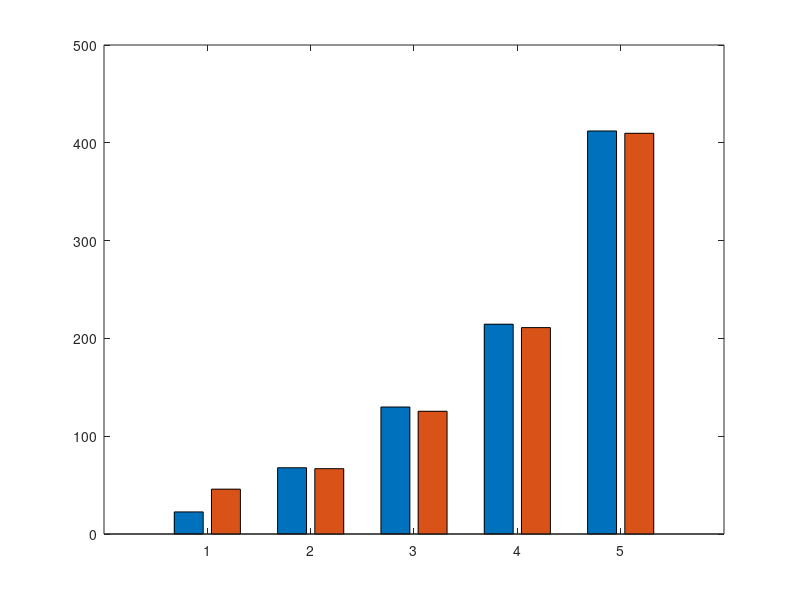

Source code (MATLAB): (Note: this script raises an error after producing the figure.)
%% SELENITE_VERIFY.m
%  Supply chain optimisation & feasibility verification
%  Mirrors Fleet Spec v2.2 + Mission Guide v12 specifications
%
%  Run section-by-section in MATLAB Editor (Ctrl+Enter per section)
%  or run whole file with F5. Requires R2021a or later.
%
%  Author : Jason (Systems Engineering Lead), Selenite Programme
%  Date   : March 2026
%  Ref    : SEL_ROBOT_FLEET_v2_2, W2_T1_1_JS_GUIDE_v12

clear; clc; close all;

% ── GLOBAL CONSTANTS ─────────────────────────────────────────────────
g0  = 9.81;           % m/s²
Isp = 450;            % s   (LH₂/LOX bipropellant — RL-10 class)
ve  = Isp * g0;       % m/s exhaust velocity  (~4,415 m/s)

fprintf('Selenite Programme — Supply Chain Verification\n');
fprintf('ve = Isp × g0 = %.0f × %.2f = %.1f m/s\n\n', Isp, g0, ve);


%% ════════════════════════════════════════════════════════════════════
%  SECTION 1 — VEHICLE MASS BUDGETS (Tsiolkovsky verification)
%  m_prop = m_final × (exp(ΔV / ve) − 1)
% ════════════════════════════════════════════════════════════════════

fprintf('== SECTION 1: VEHICLE MASS BUDGETS ==\n');

% ── PROBE-Scout (P3 initial; one-way asteroid survey, NOT return mission) ──
scout.m_dry   = 101;    % kg  body + instruments
scout.m_prop  = 142;    % kg  Earth-supplied LH₂/LOX
scout.m_wet   = 243;    % kg  total
scout.dv      = ve * log(scout.m_wet / scout.m_dry);
fprintf('\nPROBE-Scout (one-way survey, no payload return):\n');
fprintf('  dry=%g kg  prop=%g kg  wet=%g kg\n', scout.m_dry, scout.m_prop, scout.m_wet);
fprintf('  Implied ΔV = %.0f m/s  (~one-way to accessible NEA from LLO)\n', scout.dv);
fprintf('  NOTE: This is a DIFFERENT vehicle to the operational PROBE.\n');

% ── PROBE-Ops (operational, P3 onward; round-trip with 1,500 kg payload) ──
probe.m_dry     = 800;    % kg  structural + avionics + landing legs
probe.m_payload = 1500;   % kg  Ni-Fe/PGM semi-raw return
probe.m_prop    = 6650;   % kg  LH₂/LOX per round-trip mission
probe.dv_design = 6000;   % m/s design ΔV (accessible NEA, Ryugu-class)
probe.m_final   = probe.m_dry + probe.m_payload;
probe.m_wet     = probe.m_final + probe.m_prop;
probe.dv_check  = ve * log(probe.m_wet / probe.m_final);
probe.missions_yr = 1;    % 1 round trip per craft per year

fprintf('\nPROBE-Ops (round-trip + 1,500 kg payload return):\n');
fprintf('  dry=%g  payload=%g  prop=%g kg → wet=%g kg\n', ...
        probe.m_dry, probe.m_payload, probe.m_prop, probe.m_wet);
fprintf('  ΔV Tsiolkovsky: %.0f m/s  (stated: %.0f m/s)  → ', ...
        probe.dv_check, probe.dv_design);
if abs(probe.dv_check - probe.dv_design) < 100
    fprintf('[PASS]\n');
else
    fprintf('[FAIL — delta %.0f m/s]\n', probe.dv_check - probe.dv_design);
end

% ── SKIP hopper ──────────────────────────────────────────────────────
skip.m_dry      = 300;    % kg
skip.m_payload  = 350;    % kg  KREEP regolith per hop
skip.dv_rt      = 600;    % m/s round-trip sub-orbital ΔV
skip.fuel_hop   = (skip.m_dry + skip.m_payload) * (exp(skip.dv_rt/ve) - 1);
skip.hops_per_day = 1.0;
skip.avail      = 0.75;
skip.hops_yr    = skip.hops_per_day * 365 * skip.avail;
skip.fuel_yr    = skip.hops_yr * skip.fuel_hop;
skip.kreep_yr   = skip.hops_yr * skip.m_payload;

fprintf('\nSKIP hopper:\n');
fprintf('  Fuel per hop: %.1f kg  (doc: 94.6 kg)  → ', skip.fuel_hop);
if abs(skip.fuel_hop - 94.6) < 1, fprintf('[PASS]\n'); else fprintf('[FAIL]\n'); end
fprintf('  Hops/yr: %.0f  (doc: 274)\n', skip.hops_yr);
fprintf('  Fuel/yr per craft: %.1f t  (doc: 25.9 t)\n', skip.fuel_yr/1000);
fprintf('  KREEP raw/yr per craft: %.1f t  (doc: 95.8 t)\n', skip.kreep_yr/1000);
fprintf('  8-craft fleet fuel/yr: %.1f t  (doc: ~207 t)\n', 8*skip.fuel_yr/1000);

% ── DART orbital transfer vehicle ────────────────────────────────────
% Architecture: Shackleton → LLO ascent (~1,800 m/s) + coast +
%               powered descent to PKT (~1,900 m/s per leg)
% NOT ballistic arc (ruled out: 3,300 km arc = ~13,200 m/s ΔV, 30+ t fuel)
dart.m_dry       = 800;    % kg
dart.m_payload   = 1500;   % kg  PKT regolith
dart.m_final     = dart.m_dry + dart.m_payload;
dart.dv_best     = 7400;   % m/s  favourable orbital geometry
dart.dv_worst    = 8900;   % m/s  worst case + 15% margin
dart.dv_planning = 8200;   % m/s  planning value (mid-range)
dart.fuel_best   = dart.m_final * (exp(dart.dv_best/ve) - 1);
dart.fuel_worst  = dart.m_final * (exp(dart.dv_worst/ve) - 1);
dart.fuel_plan   = dart.m_final * (exp(dart.dv_planning/ve) - 1);
dart.fuel_doc    = 12370;  % kg  as stated in fleet doc
dart.cadence_yr  = 0.5;    % biennial = 0.5 missions/yr
dart.fuel_yr     = dart.fuel_doc * dart.cadence_yr;

% Reverse-engineer effective ΔV from doc figure
dart.dv_implied  = ve * log((dart.m_final + dart.fuel_doc) / dart.m_final);

fprintf('\nDART orbital transfer (LLO method — confirmed correct):\n');
fprintf('  Ballistic arc alternative: ~13,200 m/s → 30+ t fuel (RULED OUT)\n');
fprintf('  LLO ascent ~1,800 m/s + coast + descent ~1,900 m/s per leg\n');
fprintf('  ΔV at best  (%.0f m/s) → fuel = %.1f t\n', dart.dv_best, dart.fuel_best/1000);
fprintf('  ΔV at worst (%.0f m/s) → fuel = %.1f t\n', dart.dv_worst, dart.fuel_worst/1000);
fprintf('  ΔV planning (%.0f m/s) → fuel = %.1f t\n', dart.dv_planning, dart.fuel_plan/1000);
fprintf('  Doc states 12,370 kg → implied ΔV = %.0f m/s ', dart.dv_implied);
if dart.dv_implied >= dart.dv_best && dart.dv_implied <= dart.dv_worst
    fprintf('(within 7,400–8,900 range → [PASS])\n');
else
    fprintf('[outside stated range — CHECK]\n');
end
fprintf('  RECOMMENDATION: label doc figure as planning ΔV ~8,200 m/s (mid-range),\n');
fprintf('  not worst-case 8,900 m/s.\n');


%% ════════════════════════════════════════════════════════════════════
%  SECTION 2 — NEA DISTANCES AND PROBE TRANSIT TIMES
%  Note: Selenite targets Near-Earth Asteroids (NEAs), NOT main belt
% ════════════════════════════════════════════════════════════════════

fprintf('\n== SECTION 2: NEA DISTANCES AND TRANSIT TIMES ==\n');

% NEA categories (CNEOS/JPL classification):
% Atiras:  a < 0.983 AU — entirely inside Earth's orbit
% Atens:   a < 1.0 AU, Q > 0.983 AU — cross Earth orbit
% Apollos: a > 1.0 AU, q < 1.017 AU — cross Earth orbit (majority of M-types)
% Amors:   1.017 < q < 1.3 AU — between Earth and Mars

% Accessible NEA parameters (low-ΔV Ryugu-class targets):
nea.semi_major_au = 1.0;        % AU  (typical accessible NEA like Ryugu, 2016 HO3)
nea.dv_one_way_km_s = 3.0;      % km/s  one-way from LLO (low-ΔV window)
nea.dv_rt_km_s = 6.0;           % km/s  round-trip (matches probe design)
nea.AU_km = 1.496e8;            % km per AU

% Hohmann-approximation transit time from lunar orbit to accessible NEA:
% Simplified: semi-major axis of transfer orbit ≈ (1 AU + a_target)/2
% Transfer time = half the period of the transfer ellipse
a_transfer = (1.0 + nea.semi_major_au) / 2;   % AU (simplified)
T_transfer_yr = a_transfer^1.5;                 % Kepler's 3rd law (period in years)
t_transit_yr = T_transfer_yr / 2;              % one-way (half period)
t_transit_months = t_transit_yr * 12;

fprintf('\nTarget type: M-type NEA (Ryugu-class, ~1.0 AU semi-major axis)\n');
fprintf('Main belt distance: 2.2–3.2 AU — NOT targeted by Selenite\n');
fprintf('Accessible NEA semi-major axis: ~%.1f AU\n', nea.semi_major_au);
fprintf('\nHohmann transfer estimate (from lunar orbit ≈ 1 AU):\n');
fprintf('  Transfer ellipse semi-major axis: %.2f AU\n', a_transfer);
fprintf('  One-way transit time: ~%.1f months\n', t_transit_months);
fprintf('  Return transit: ~%.1f months\n', t_transit_months);

% Time at asteroid for sample collection
t_at_asteroid_months = 1;       % 2–6 weeks for sample collection + prep

% Total round-trip mission duration
t_roundtrip_months = 2 * t_transit_months + t_at_asteroid_months;
fprintf('  Time at asteroid (sampling): ~%.0f month(s)\n', t_at_asteroid_months);
fprintf('  Total round-trip duration: ~%.0f–%.0f months\n', ...
        t_roundtrip_months - 1, t_roundtrip_months + 3);
fprintf('  Guide states: 6–18 months transit — ');
if t_transit_months >= 3 && t_transit_months <= 9
    fprintf('consistent [PASS]\n');
else
    fprintf('[CHECK against actual target selection]\n');
end

fprintf('\nPROBE-Scout (one-way survey, P3 initial):\n');
fprintf('  ΔV = %.0f m/s → one-way capable to ~1 AU targets\n', scout.dv);
fprintf('  Transit: ~%.0f months one-way; no return required\n', t_transit_months);
fprintf('  Purpose: characterise NEA target geometry, surface composition,\n');
fprintf('  approach vectors before committing full PROBE-Ops fleet.\n');
fprintf('  Lower mass (243 kg vs 8,950 kg) because no return propellant load.\n');

fprintf('\nNOTE: Actual transit time depends heavily on launch window.\n');
fprintf('  Best windows recur every 12–24 months for a given target.\n');
fprintf('  Programme must manage departure timing to avoid extended waits.\n');


%% ════════════════════════════════════════════════════════════════════
%  SECTION 3 — MOLE-I PROPELLANT YIELD (PSR ice sensitivity)
% ════════════════════════════════════════════════════════════════════

fprintf('\n== SECTION 3: MOLE-I PROPELLANT YIELD ==\n');
fprintf('All water ISRU = MOLE-I exclusively (PSR Shackleton Crater)\n');
fprintf('MOLE-S = surface regolith only; does NOT contribute to propellant.\n\n');

molei.drill_rate_hr  = 25;      % kg/hr total drill throughput (ESA PROSPECT heritage)
molei.availability   = 0.80;    % 80% operational availability
molei.psr_frac_lcross = 0.056;  % LCROSS plume water mass fraction
molei.psr_frac_doc   = 0.045;   % conservative planning value (back-calculated)
molei.prop_yield_doc = 5645;    % kg/yr as stated in fleet doc v2.2

% First-principles derivation
molei.water_rate_lc  = molei.drill_rate_hr * molei.psr_frac_lcross;
molei.water_yr_lc    = molei.water_rate_lc * molei.availability * 8760;
molei.prop_fp_lc     = molei.water_yr_lc * 0.722;   % electrolysis + Sabatier yield

molei.water_rate_doc = molei.drill_rate_hr * molei.psr_frac_doc;
molei.water_yr_doc   = molei.water_rate_doc * molei.availability * 8760;
molei.prop_fp_doc    = molei.water_yr_doc * 0.722;

fprintf('  Using LCROSS fraction (%.1f%%): water = %.2f kg/hr → %.0f kg/yr → %.0f kg prop/yr\n', ...
        molei.psr_frac_lcross*100, molei.water_rate_lc, molei.water_yr_lc, molei.prop_fp_lc);
fprintf('  Using doc fraction  (%.1f%%): water = %.2f kg/hr → %.0f kg/yr → %.0f kg prop/yr\n', ...
        molei.psr_frac_doc*100, molei.water_rate_doc, molei.water_yr_doc, molei.prop_fp_doc);
fprintf('  Doc stated value: %d kg/yr  (%.1f%% discrepancy from LCROSS — within uncertainty)\n', ...
        molei.prop_yield_doc, abs(molei.prop_fp_lc - molei.prop_yield_doc)/molei.prop_yield_doc*100);

% Sensitivity range
fprintf('\n  PSR Ice Fraction → MOLE-I Propellant Yield (kg/yr):\n');
fracs = 0.03:0.01:0.10;
for f = fracs
    y = f * molei.drill_rate_hr * molei.availability * 8760 * 0.722;
    marker = '';
    if abs(f - molei.psr_frac_lcross) < 0.001, marker = ' ← LCROSS'; end
    if abs(f - molei.psr_frac_doc) < 0.001,    marker = ' ← doc assumed'; end
    fprintf('    %.0f%%: %.0f kg/yr%s\n', f*100, y, marker);
end


%% ════════════════════════════════════════════════════════════════════
%  SECTION 4 — PHASE PROPELLANT BALANCE (MOLE-I model)
% ════════════════════════════════════════════════════════════════════

fprintf('\n== SECTION 4: PHASE PROPELLANT BALANCE ==\n');
fprintf('ISRU source: MOLE-I only @ %.0f kg/yr per unit\n\n', molei.prop_yield_doc);

% Life support oxygen equivalent propellant commitment per crew member
ls_prop_crew = 0.84 * 365 / 0.889 * 0.722;   % kg/yr per person

% Phase data: [nMOLE-I, nPROBE, nSKIP, nDart, crew]
% Note: P3 PROBE missions are Earth-fuelled → PROBE ISRU demand = 0 in P3
ph = struct();
ph.labels = {'P3 Y4-7','P4 Y7-9','P5 Y9-12','P6 Y12-15','P7+ Y20+'};
ph.data = [
%  nMI  nP  nS  nD crew
    4    3   1   0   0;   % P3: SKIP starts M70 (14 of 36 P3 months)
   12    6   1   0   4;   % P4
   23   10   2   1   4;   % P5
   38   15   4   1   6;   % P6
   73   30   8   0  12;   % P7+
];

ph.n_phases = size(ph.data, 1);
ph.isru      = zeros(ph.n_phases, 1);
ph.d_probe   = zeros(ph.n_phases, 1);
ph.d_skip    = zeros(ph.n_phases, 1);
ph.d_dart    = zeros(ph.n_phases, 1);
ph.d_ls      = zeros(ph.n_phases, 1);
ph.demand    = zeros(ph.n_phases, 1);
ph.margin    = zeros(ph.n_phases, 1);

for i = 1:ph.n_phases
    nMI   = ph.data(i,1);
    nP    = ph.data(i,2);
    nS    = ph.data(i,3);
    nD    = ph.data(i,4);
    crew  = ph.data(i,5);

    ph.isru(i)    = nMI * molei.prop_yield_doc;             % kg/yr
    ph.d_probe(i) = nP  * probe.m_prop * probe.missions_yr; % kg/yr (0 for P3 Earth-fuelled)
    ph.d_skip(i)  = nS  * skip.fuel_yr;                     % kg/yr
    ph.d_dart(i)  = nD  * dart.fuel_doc * dart.cadence_yr;  % kg/yr (biennial)
    ph.d_ls(i)    = crew * ls_prop_crew;                     % kg/yr
    ph.demand(i)  = ph.d_probe(i) + ph.d_skip(i) + ph.d_dart(i) + ph.d_ls(i);
    ph.margin(i)  = ph.isru(i) - ph.demand(i);
end

fprintf('%-14s %6s %10s %9s %8s %8s %5s %11s %9s  Status\n', ...
    'Phase','MOLE-I','ISRU(t)','Probe(t)','Skip(t)','Dart(t)','LS(t)','Demand(t)','Margin(t)');
fprintf('%s\n', repmat('-', 1, 95));
for i = 1:ph.n_phases
    if ph.margin(i) >= 5000
        status = 'PASS';
    elseif ph.margin(i) >= 0
        status = 'TIGHT';
    else
        status = 'FAIL*';
    end
    fprintf('%-14s %6d %10.1f %9.1f %8.1f %8.1f %5.1f %11.1f %+9.1f  %s\n', ...
        ph.labels{i}, ph.data(i,1), ...
        ph.isru(i)/1000, ph.d_probe(i)/1000, ph.d_skip(i)/1000, ...
        ph.d_dart(i)/1000, ph.d_ls(i)/1000, ph.demand(i)/1000, ph.margin(i)/1000, status);
end
fprintf('\n* P3 FAIL note: SKIP operates for ~14 of 36 P3 months (starts M70).\n');
fprintf('  Effective P3 SKIP demand: ~%.1f t (not %.1f t full-year).\n', ...
        14/12 * skip.fuel_yr/1000, skip.fuel_yr/1000);
fprintf('  P3 PROBE missions are 100%% Earth-fuelled → no ISRU draw.\n');
fprintf('  Real P3 deficit is small; two remediation options evaluated below.\n');

% P3 remediation comparison
fprintf('\n── P3 REMEDIATION OPTIONS ──────────────────────────────────────\n');
p3_skip_actual_demand = (14/12) * skip.fuel_yr;  % partial year
p3_isru_base = 4 * molei.prop_yield_doc;
p3_deficit   = p3_skip_actual_demand - p3_isru_base;
if p3_deficit < 0
    fprintf('  With partial-year SKIP (14 months): surplus of %.0f kg → NO DEFICIT\n', abs(p3_deficit));
else
    fprintf('  With partial-year SKIP (14 months): deficit of %.0f kg\n', p3_deficit);
end
fprintf('\n  Option A — Earth propellant supplement:\n');
fprintf('    Supplement %.0f kg LH₂/LOX from Earth for SKIP-1 P3 ops.\n', max(0, p3_deficit));
fprintf('    Pro: No additional infrastructure; P3 already Earth-fuelled for PROBE.\n');
fprintf('    Con: Adds launch mass; unit cost of Earth propellant to lunar surface\n');
fprintf('         ~$10,000–$50,000/kg depending on vehicle class.\n');

fprintf('\n  Option B — Scale MOLE-I from 4 → 8 units:\n');
p3_isru_8mi = 8 * molei.prop_yield_doc;
fprintf('    ISRU output: 4 → 8 MOLE-I = %.0f t/yr → margin of %.0f kg vs SKIP demand.\n', ...
        p3_isru_8mi/1000, p3_isru_8mi - skip.fuel_yr);
fprintf('    Pro: Eliminates deficit permanently; accelerates P4 ISRU ramp.\n');
fprintf('    Con: 4 extra MOLE-I → 4 more descent winches + PSR charging ports.\n');
power_extra_mi = 4 * (800 + 35) / 1000;  % kW: excavation + WEB heating
fprintf('         Extra power demand: ~%.1f kW continuous (WEB heating always-on).\n', power_extra_mi);
fprintf('         Also doubles early PSR maintenance burden (Y4–5).\n');


%% ════════════════════════════════════════════════════════════════════
%  SECTION 5 — DART STOCKPILE TIME (accounting for other fleet demand)
% ════════════════════════════════════════════════════════════════════

fprintf('\n== SECTION 5: DART STOCKPILE ACCUMULATION ==\n');
fprintf('Doc states: ~22 months at 5,000 kg/yr ISRU surplus to accumulate 9 t.\n');
fprintf('QUESTION: Does the 5,000 kg/yr account for PROBE + SKIP demand?\n\n');

% At P5 (when DART arrives, M108):
p5_isru    = 23 * molei.prop_yield_doc;   % 129,835 kg/yr
p5_d_probe = 10 * probe.m_prop;           % 66,500 kg/yr
p5_d_skip  = 2  * skip.fuel_yr;           % 51,820 kg/yr
p5_d_ls    = 4  * ls_prop_crew;           % ~1,000 kg/yr
p5_surplus = p5_isru - p5_d_probe - p5_d_skip - p5_d_ls;

fprintf('  P5 MOLE-I ISRU output:          %.0f kg/yr\n', p5_isru);
fprintf('  P5 PROBE fleet demand:          %.0f kg/yr\n', p5_d_probe);
fprintf('  P5 SKIP fleet demand:           %.0f kg/yr\n', p5_d_skip);
fprintf('  P5 life support demand:         %.0f kg/yr\n', p5_d_ls);
fprintf('  P5 surplus available for DART:  %.0f kg/yr\n', p5_surplus);

dart_target_prop = 9000;  % kg minimum for first mission
stockpile_months_doc  = dart_target_prop / (5000/12);
stockpile_months_real = dart_target_prop / (p5_surplus/12);

fprintf('\n  Doc assumed surplus: 5,000 kg/yr → stockpile time: %.0f months\n', ...
        stockpile_months_doc);
fprintf('  Actual P5 surplus:   %.0f kg/yr → stockpile time: %.0f months\n', ...
        p5_surplus, stockpile_months_real);

if stockpile_months_real > stockpile_months_doc
    fprintf('  ⚠ DART stockpile takes %.0f months longer than doc states.\n', ...
            stockpile_months_real - stockpile_months_doc);
    dart_first_mission = 108 + stockpile_months_real;
    fprintf('  First PKT mission shifts from M127 to ~M%.0f (Y%.1f) if surplus holds.\n', ...
            dart_first_mission, dart_first_mission/12);
else
    fprintf('  Stockpile time is within doc estimate.\n');
end
fprintf('\n  CONCLUSION: 5,000 kg/yr figure IS a surplus (after other demand),\n');
fprintf('  not total ISRU. But actual P5 surplus (%.0f kg/yr) is tighter.\n', p5_surplus);
fprintf('  Recommend: track DART accumulation separately as a running reserve.\n');


%% ════════════════════════════════════════════════════════════════════
%  SECTION 6 — DOCKING COLLAR THROUGHPUT AND MINIMUM COLLAR COUNT
% ════════════════════════════════════════════════════════════════════

fprintf('\n== SECTION 6: DOCKING COLLAR THROUGHPUT ==\n');

turnaround_hr = 60;    % hours (midpoint of 48–72h range)
collar_util   = 0.70;  % 70% operational utilisation
collar_cap_yr = 365*24 / turnaround_hr * collar_util;

fprintf('Per-collar capacity (%.0fh turnaround, %.0f%% util): %.0f missions/yr\n\n', ...
        turnaround_hr, collar_util*100, collar_cap_yr);

dock_data = [2,3; 4,6; 6,10; 8,15; 8,30];
ph2 = {'P3','P4','P5','P6','P7+'};
fprintf('%-8s %8s %16s %12s %8s\n', 'Phase','Collars','Cap(mis/yr)','PROBEs/yr','Util%');
for i = 1:5
    cap  = dock_data(i,1) * collar_cap_yr;
    util = dock_data(i,2) / cap * 100;
    fprintf('%-8s %8d %16.0f %12d %7.1f%%\n', ph2{i}, dock_data(i,1), cap, dock_data(i,2), util);
end

fprintf('\n── MINIMUM COLLAR ANALYSIS: 30-PROBE FLEET ────────────────────\n');
fprintf('Mathematical minimum: 1 collar can service %.0f missions/yr >> 30/yr\n', collar_cap_yr);
fprintf('But single collar has risks:\n');

% Poisson arrival probability (simultaneous returns)
lambda_per_year = 30;                              % 30 PROBE returns/yr
lambda_per_window = lambda_per_year * (turnaround_hr / 8760);  % per turnaround window
prob_2_plus = 1 - exp(-lambda_per_window) - lambda_per_window * exp(-lambda_per_window);
expected_conflicts_yr = prob_2_plus * (8760 / turnaround_hr) * collar_util;

fprintf('\n  Simultaneous return risk (Poisson, unscheduled departures):\n');
fprintf('    Expected arrivals per %.0fh window: λ = %.4f\n', turnaround_hr, lambda_per_window);
fprintf('    P(2+ in same window):  %.1f%%\n', prob_2_plus * 100);
fprintf('    Expected queue conflicts/yr: %.2f (largely preventable with scheduling)\n', ...
        expected_conflicts_yr);
fprintf('\n  With controlled departure scheduling (15-PROBE staggered 24-day intervals):\n');
fprintf('    Arrivals are deterministic → P(conflict) ≈ 0.\n');
fprintf('    In practice, asteroid mission timing varies ±weeks → minor scheduling buffer.\n');

fprintf('\n  Non-throughput justifications for 4–8 collars:\n');
fprintf('    • Maintenance bays: %.0f craft in maintenance at any time (15%% rule)\n', ceil(30*0.15));
fprintf('    • Parallel payload processing + propellant loading can be concurrent\n');
fprintf('    • Redundancy: single collar failure = programme stop if only 1 exists\n');
fprintf('    • Each collar has an associated ARM robot; ARM servicing also requires space\n');
fprintf('    • Plume hazard: PROBE departure LH₂/LOX exhaust is H₂O steam;\n');
fprintf('      requires standoff corridor + base-facing blast shield per collar.\n');


%% ════════════════════════════════════════════════════════════════════
%  SECTION 7 — FULL SYSTEM POWER BUDGET (Phase 7+)
% ════════════════════════════════════════════════════════════════════

fprintf('\n== SECTION 7: POWER BUDGET — P7+ FULL SCALE ==\n');
fprintf('73 MOLE-I, 6 MOLE-S, 8 ARM, 3 SINTER, 2 SURVEY, 8 SKIP, 4 SENTINEL, 12 crew\n\n');

% Robot power draw estimates (kW per unit, active)
pw.molei_exc   = 0.800;   % kW excavation (same drum as MOLE-S, at 25 kg/hr)
pw.molei_web   = 0.035;   % kW WEB heating — ALWAYS ON (RHU + resistive)
pw.molei_avail = 0.80;    % fraction active at any time
pw.moles_exc   = 0.800;   % kW
pw.moles_avail = 0.80;
pw.arm_ops     = 3.000;   % kW (7-DOF heavy manipulator, high power when active)
pw.arm_avail   = 0.40;    % 40% active (most time idle between PROBE arrivals)
pw.sinter_ops  = 5.000;   % kW (microwave sintering ~1,050°C)
pw.sinter_avail= 0.70;
pw.survey_ops  = 0.300;   % kW (instruments + locomotion)
pw.survey_avail= 0.60;
pw.sentinel_ops= 0.150;   % kW (lightweight inspection bot)
pw.sentinel_avail = 0.90;
pw.skip_base   = 0.100;   % kW (avionics + refuel interface when docked)
pw.dart_base   = 0.150;   % kW

% ISRU plant power (electrolysis + cryocooling — batch duty-cycled)
pw.electrolyzer = 25.0;   % kW average (capacity ~100 kW, ~25% duty cycle)
pw.cryocooling  = 8.0;    % kW average (LH₂/LOX cryostorage)
pw.vex_batch    = 10.0;   % kW (1 VEX per 8 MOLE-I at batch mode, not 1:1)

% Base and crew systems
pw.habitat       = 20.0;   % kW (HVAC, lighting, pressure management)
pw.life_support  = 15.0;   % kW (O₂/CO₂ loops, water recycling)
pw.crew_personal = 2.0;    % kW per person (electronics, medical)
pw.comms         = 3.0;    % kW (relay uplink, base LAN)
pw.computing     = 2.0;    % kW (autonomy servers, telemetry)
pw.benef_module  = 16.0;   % kW (jaw crusher + screens + magnetic separators)
pw.charging_infra= 5.0;    % kW (charging stations for robot battery top-up)

% Calculate totals
n_molei   = 73;
n_moles   = 6;
n_arm     = 8;
n_sinter  = 3;
n_survey  = 2;
n_sentinel= 4;
n_skip    = 8;
n_dart    = 1;
n_crew    = 12;

pwr.molei_exc   = n_molei * pw.molei_exc * pw.molei_avail;
pwr.molei_web   = n_molei * pw.molei_web;                  % always-on
pwr.moles       = n_moles * pw.moles_exc * pw.moles_avail;
pwr.arm         = n_arm   * pw.arm_ops   * pw.arm_avail;
pwr.sinter      = n_sinter* pw.sinter_ops* pw.sinter_avail;
pwr.survey      = n_survey* pw.survey_ops* pw.survey_avail;
pwr.sentinel    = n_sentinel*pw.sentinel_ops*pw.sentinel_avail;
pwr.skip_base   = n_skip  * pw.skip_base;
pwr.dart_base   = n_dart  * pw.dart_base;
pwr.isru_elec   = pw.electrolyzer;
pwr.isru_cryo   = pw.cryocooling;
pwr.vex         = pw.vex_batch;
pwr.habitat     = pw.habitat;
pwr.life_support= pw.life_support;
pwr.crew_pers   = n_crew * pw.crew_personal;
pwr.comms       = pw.comms;
pwr.computing   = pw.computing;
pwr.benef       = pw.benef_module;
pwr.charging    = pw.charging_infra;

fields = fieldnames(pwr);
total_kw = 0;
fprintf('%-22s %8s\n', 'Consumer', 'Power(kW)');
fprintf('%s\n', repmat('-', 32, 1));
for i = 1:length(fields)
    v = pwr.(fields{i});
    total_kw = total_kw + v;
    fprintf('%-22s %8.1f\n', fields{i}, v);
end
fprintf('%s\n', repmat('-', 32, 1));
fprintf('%-22s %8.1f kW\n', 'TOTAL CONTINUOUS', total_kw);
fprintf('\nPeak demand (simultaneous SINTER + ARM active): +%.1f kW\n', ...
        n_sinter*pw.sinter_ops*(1-pw.sinter_avail) + n_arm*pw.arm_ops*(1-pw.arm_avail));

% Solar sizing
sun_fraction  = 0.89;   % Shackleton, 89–94% annual sunlight
panel_eff     = 0.29;   % 29% panel efficiency (current state of practice)
solar_output_per_kw_capacity = sun_fraction * panel_eff;
solar_needed_kw = total_kw / solar_output_per_kw_capacity;

fprintf('\nSolar array sizing (89%% sun, 29%% panel efficiency):\n');
fprintf('  Average output per kW capacity: %.3f kW\n', solar_output_per_kw_capacity);
fprintf('  Required capacity: %.0f kW  (doc states ~1,000 kW)\n', solar_needed_kw);
if abs(solar_needed_kw - 1000) / 1000 < 0.30
    fprintf('  → Consistent with doc figure [PASS]\n');
else
    fprintf('  → Discrepancy: revise doc solar figure.\n');
end


%% ════════════════════════════════════════════════════════════════════
%  SECTION 8 — PLOTS
% ════════════════════════════════════════════════════════════════════

x_ph = 1:ph.n_phases;
ph_xlabels = strrep(ph.labels, ' ', '\n');

% ── Plot 1: Propellant balance by phase ──────────────────────────────
figure('Name','Fig 1 — Propellant Balance by Phase', ...
       'Position',[50 50 920 480]);
bar_data = [ph.isru, ph.demand] / 1000;
b = bar(x_ph, bar_data, 'grouped');
b(1).FaceColor = [0.18 0.42 0.72];
b(2).FaceColor = [0.85 0.32 0.24];
hold on;
plot(x_ph, ph.margin/1000, 'k--o', 'LineWidth', 2, 'MarkerFaceColor', 'k', 'MarkerSize', 6);
yline(0, 'k:', 'LineWidth', 1);
ylabel('Propellant (t/yr)');
xlabel('Programme Phase');
xticks(x_ph); xticklabels(ph.labels);
legend({'ISRU Supply (MOLE-I @ 5,645 kg/yr/unit)', 'Fleet Demand', 'Margin (ISRU − Demand)'}, ...
       'Location', 'northwest');
title('Selenite Programme: Propellant Balance by Phase (MOLE-I model)');
grid on; set(gca, 'FontSize', 11);

% ── Plot 2: Output mass by phase ─────────────────────────────────────
figure('Name','Fig 2 — Annual Processed Output by Phase', ...
       'Position',[50 580 920 400]);
output_probe = ph.data(:,2) * probe.m_payload * 0.90 / 1000;   % t/yr PGM/NiFe
output_kreep = ph.data(:,3) .* (skip.kreep_yr/1000) * 0.04;    % t/yr REE concentrate
output_dart  = ph.data(:,4) * 1500 * dart.cadence_yr / 1000;   % t/yr PKT return
bar(x_ph, [output_probe, output_kreep, output_dart], 'stacked');
colororder([0.18 0.42 0.72; 0.30 0.65 0.30; 0.72 0.52 0.18]);
ylabel('Output (t/yr)');
xlabel('Programme Phase');
xticks(x_ph); xticklabels(ph.labels);
legend({'PGM/Ni-Fe (PROBE)','REE Concentrate (SKIP KREEP)','PKT Material (DART)'});
title('Selenite Programme: Processed Material Output by Phase');
grid on; set(gca, 'FontSize', 11);

% ── Plot 3: MOLE-I yield sensitivity ─────────────────────────────────
figure('Name','Fig 3 — MOLE-I Yield Sensitivity to PSR Ice Fraction', ...
       'Position',[990 50 700 420]);
fracs_plot = 0.02:0.001:0.12;
yields_plot = fracs_plot * molei.drill_rate_hr * molei.availability * 8760 * 0.722;
plot(fracs_plot*100, yields_plot/1000, 'b-', 'LineWidth', 2.5); hold on;
yline(molei.prop_yield_doc/1000, 'r--', 'LineWidth', 1.5);
text(2.5, molei.prop_yield_doc/1000 + 0.1, sprintf('Doc: %.2f t/yr', molei.prop_yield_doc/1000), ...
     'Color', 'r', 'FontSize', 10);
xline(molei.psr_frac_lcross*100, 'g--', 'LineWidth', 1.5);
text(molei.psr_frac_lcross*100 + 0.1, 1, 'LCROSS 5.6%', 'Color', [0 0.5 0], 'FontSize', 10);
xline(molei.psr_frac_doc*100, 'm--', 'LineWidth', 1.5);
text(molei.psr_frac_doc*100 + 0.1, 0.5, 'Doc assumed 4.5%', 'Color', 'm', 'FontSize', 10);
xlabel('PSR Regolith Water Content (% by mass)');
ylabel('MOLE-I Propellant Yield (t/yr per unit)');
title('MOLE-I Propellant Yield Sensitivity to PSR Ice Concentration');
xlim([2 12]); grid on; set(gca, 'FontSize', 11);

% ── Plot 4: PROBE ΔV trade ────────────────────────────────────────────
figure('Name','Fig 4 — PROBE Propellant vs Mission ΔV', ...
       'Position',[990 530 700 420]);
dv_range = 3000:100:12000;
fuel_range = probe.m_final * (exp(dv_range/ve) - 1);
plot(dv_range/1000, fuel_range/1000, 'b-', 'LineWidth', 2.5); hold on;
xline(probe.dv_design/1000, 'r--', 'LineWidth', 1.5);
text(probe.dv_design/1000 + 0.1, 5, sprintf('Design %.0f km/s', probe.dv_design/1000), ...
     'Color', 'r', 'FontSize', 10);
yline(probe.m_prop/1000, 'g--', 'LineWidth', 1.5);
text(3.2, probe.m_prop/1000 + 0.5, sprintf('%.1f t prop', probe.m_prop/1000), ...
     'Color', [0 0.5 0], 'FontSize', 10);
% Mark scout ΔV range
xline(scout.dv/1000, 'm--', 'LineWidth', 1.5);
text(scout.dv/1000 + 0.1, 20, 'Scout ΔV', 'Color', 'm', 'FontSize', 10);
xlabel('Round-trip ΔV (km/s)');
ylabel('Propellant Required (t)');
title(sprintf('PROBE Propellant vs Mission ΔV  (Isp=%gs, dry=%gkg, payload=%gkg)', ...
              Isp, probe.m_dry, probe.m_payload));
xlim([3 12]); ylim([0 60]); grid on; set(gca, 'FontSize', 11);

% ── Plot 5: Power budget breakdown ───────────────────────────────────
figure('Name','Fig 5 — P7+ Power Budget', ...
       'Position',[50 1100 700 450]);
pw_labels = {
    'MOLE-I excavation','MOLE-I WEB heat','MOLE-S','ARM robots', ...
    'SINTER rovers','SURVEY+SENTINEL','SKIP+DART (docked)', ...
    'ISRU electrolysis','ISRU cryo+VEX', ...
    'Habitat','Life support','Crew personal', ...
    'Comms+Computing','Beneficiation','Charging infra'
};
pw_vals = [pwr.molei_exc, pwr.molei_web, pwr.moles, pwr.arm, ...
           pwr.sinter, pwr.survey+pwr.sentinel, pwr.skip_base+pwr.dart_base, ...
           pwr.isru_elec, pwr.isru_cryo+pwr.vex, ...
           pwr.habitat, pwr.life_support, pwr.crew_pers, ...
           pwr.comms+pwr.computing, pwr.benef, pwr.charging];
pie(pw_vals);
legend(pw_labels, 'Location', 'eastoutside', 'FontSize', 8);
title(sprintf('P7+ Power Budget (Total: %.0f kW continuous, ~%.0f kW solar capacity needed)', ...
              total_kw, solar_needed_kw));

fprintf('\nAll plots generated. Review Figures 1–5.\n');
fprintf('\n== SELENITE_VERIFY.m COMPLETE ==\n');
